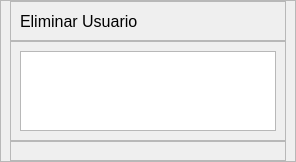
             <widget class="QWidget" name="pageE_Eliminar">
              <layout class="QHBoxLayout" name="horizontalLayout_13">
               <property name="spacing">
                <number>0</number>
               </property>
               <property name="leftMargin">
                <number>0</number>
               </property>
               <property name="topMargin">
                <number>0</number>
               </property>
               <property name="rightMargin">
                <number>0</number>
               </property>
               <property name="bottomMargin">
                <number>0</number>
               </property>
               <item>
                <widget class="QFrame" name="frame_18">
                 <property name="minimumSize">
                  <size>
                   <width>0</width>
                   <height>0</height>
                  </size>
                 </property>
                 <property name="maximumSize">
                  <size>
                   <width>700</width>
                   <height>16777215</height>
                  </size>
                 </property>
                 <property name="frameShape">
                  <enum>QFrame::StyledPanel</enum>
                 </property>
                 <property name="frameShadow">
                  <enum>QFrame::Raised</enum>
                 </property>
                 <layout class="QVBoxLayout" name="verticalLayout_14">
                  <property name="spacing">
                   <number>0</number>
                  </property>
                  <property name="topMargin">
                   <number>0</number>
                  </property>
                  <property name="bottomMargin">
                   <number>0</number>
                  </property>
                  <item>
                   <widget class="QFrame" name="frame_19">
                    <property name="minimumSize">
                     <size>
                      <width>0</width>
                      <height>40</height>
                     </size>
                    </property>
                    <property name="maximumSize">
                     <size>
                      <width>16777215</width>
                      <height>40</height>
                     </size>
                    </property>
                    <property name="frameShape">
                     <enum>QFrame::StyledPanel</enum>
                    </property>
                    <property name="frameShadow">
                     <enum>QFrame::Raised</enum>
                    </property>
                    <layout class="QVBoxLayout" name="verticalLayout_15">
                     <item>
                      <widget class="QLabel" name="label_8">
                       <property name="font">
                        <font>
                         <pointsize>12</pointsize>
                        </font>
                       </property>
                       <property name="text">
                        <string>Eliminar Usuario</string>
                       </property>
                      </widget>
                     </item>
                    </layout>
                   </widget>
                  </item>
                  <item>
                   <widget class="QFrame" name="frame_20">
                    <property name="minimumSize">
                     <size>
                      <width>0</width>
                      <height>100</height>
                     </size>
                    </property>
                    <property name="maximumSize">
                     <size>
                      <width>16777215</width>
                      <height>100</height>
                     </size>
                    </property>
                    <property name="frameShape">
                     <enum>QFrame::StyledPanel</enum>
                    </property>
                    <property name="frameShadow">
                     <enum>QFrame::Raised</enum>
                    </property>
                    <layout class="QHBoxLayout" name="horizontalLayout_22">
                     <item>
                      <widget class="QTextBrowser" name="textBrowser_5"/>
                     </item>
                    </layout>
                   </widget>
                  </item>
                  <item>
                   <widget class="QFrame" name="frame_21">
                    <property name="frameShape">
                     <enum>QFrame::StyledPanel</enum>
                    </property>
                    <property name="frameShadow">
                     <enum>QFrame::Raised</enum>
                    </property>
                    <layout class="QHBoxLayout" name="horizontalLayout_21">
                     <item>
                      <widget class="QFrame" name="frame_29">
                       <property name="maximumSize">
                        <size>
                         <width>600</width>
                         <height>16777215</height>
                        </size>
                       </property>
                       <property name="frameShape">
                        <enum>QFrame::StyledPanel</enum>
                       </property>
                       <property name="frameShadow">
                        <enum>QFrame::Raised</enum>
                       </property>
                       <widget class="QLineEdit" name="inputCodigo_4">
                        <property name="geometry">
                         <rect>
                          <x>140</x>
                          <y>40</y>
                          <width>161</width>
                          <height>31</height>
                         </rect>
                        </property>
                        <property name="font">
                         <font>
                          <pointsize>11</pointsize>
                         </font>
                        </property>
                        <property name="text">
                         <string/>
                        </property>
                       </widget>
                       <widget class="QLabel" name="label_25">
                        <property name="geometry">
                         <rect>
                          <x>30</x>
                          <y>40</y>
                          <width>101</width>
                          <height>31</height>
                         </rect>
                        </property>
                        <property name="font">
                         <font>
                          <pointsize>12</pointsize>
                         </font>
                        </property>
                        <property name="text">
                         <string>Codigo: </string>
                        </property>
                        <property name="alignment">
                         <set>Qt::AlignRight|Qt::AlignTrailing|Qt::AlignVCenter</set>
                        </property>
                       </widget>
                       <widget class="QLabel" name="label_26">
                        <property name="geometry">
                         <rect>
                          <x>20</x>
                          <y>160</y>
                          <width>101</width>
                          <height>31</height>
                         </rect>
                        </property>
                        <property name="font">
                         <font>
                          <pointsize>12</pointsize>
                         </font>
                        </property>
                        <property name="text">
                         <string>Nombre: </string>
                        </property>
                        <property name="alignment">
                         <set>Qt::AlignRight|Qt::AlignTrailing|Qt::AlignVCenter</set>
                        </property>
                       </widget>
                       <widget class="QLabel" name="label_27">
                        <property name="geometry">
                         <rect>
                          <x>20</x>
                          <y>220</y>
                          <width>101</width>
                          <height>31</height>
                         </rect>
                        </property>
                        <property name="font">
                         <font>
                          <pointsize>12</pointsize>
                         </font>
                        </property>
                        <property name="text">
                         <string>Cargo: </string>
                        </property>
                        <property name="alignment">
                         <set>Qt::AlignRight|Qt::AlignTrailing|Qt::AlignVCenter</set>
                        </property>
                       </widget>
                       <widget class="QPushButton" name="btn_insertData_8">
                        <property name="geometry">
                         <rect>
                          <x>370</x>
                          <y>230</y>
                          <width>161</width>
                          <height>31</height>
                         </rect>
                        </property>
                        <property name="font">
                         <font>
                          <pointsize>12</pointsize>
                         </font>
                        </property>
                        <property name="text">
                         <string>Cancelar</string>
                        </property>
                       </widget>
                       <widget class="QPushButton" name="btn_insertData_10">
                        <property name="geometry">
                         <rect>
                          <x>370</x>
                          <y>160</y>
                          <width>161</width>
                          <height>31</height>
                         </rect>
                        </property>
                        <property name="font">
                         <font>
                          <pointsize>12</pointsize>
                         </font>
                        </property>
                        <property name="text">
                         <string>Eliminar</string>
                        </property>
                       </widget>
                       <widget class="Line" name="line_6">
                        <property name="geometry">
                         <rect>
                          <x>330</x>
                          <y>150</y>
                          <width>21</width>
                          <height>121</height>
                         </rect>
                        </property>
                        <property name="orientation">
                         <enum>Qt::Vertical</enum>
                        </property>
                       </widget>
                       <widget class="QPushButton" name="btn_insertData_11">
                        <property name="geometry">
                         <rect>
                          <x>370</x>
                          <y>40</y>
                          <width>161</width>
                          <height>31</height>
                         </rect>
                        </property>
                        <property name="font">
                         <font>
                          <pointsize>12</pointsize>
                         </font>
                        </property>
                        <property name="text">
                         <string>Buscar</string>
                        </property>
                       </widget>
                       <widget class="Line" name="line_8">
                        <property name="geometry">
                         <rect>
                          <x>50</x>
                          <y>110</y>
                          <width>481</width>
                          <height>20</height>
                         </rect>
                        </property>
                        <property name="orientation">
                         <enum>Qt::Horizontal</enum>
                        </property>
                       </widget>
                       <widget class="QLabel" name="label_29">
                        <property name="geometry">
                         <rect>
                          <x>140</x>
                          <y>160</y>
                          <width>161</width>
                          <height>31</height>
                         </rect>
                        </property>
                        <property name="font">
                         <font>
                          <pointsize>12</pointsize>
                         </font>
                        </property>
                        <property name="styleSheet">
                         <string notr="true">background-color: rgb(210, 221, 255);</string>
                        </property>
                        <property name="text">
                         <string>Nombre: </string>
                        </property>
                        <property name="alignment">
                         <set>Qt::AlignLeading|Qt::AlignLeft|Qt::AlignVCenter</set>
                        </property>
                       </widget>
                       <widget class="QLabel" name="label_30">
                        <property name="geometry">
                         <rect>
                          <x>140</x>
                          <y>220</y>
                          <width>161</width>
                          <height>31</height>
                         </rect>
                        </property>
                        <property name="font">
                         <font>
                          <pointsize>12</pointsize>
                         </font>
                        </property>
                        <property name="styleSheet">
                         <string notr="true">background-color: rgb(210, 221, 255);</string>
                        </property>
                        <property name="text">
                         <string>Nombre: </string>
                        </property>
                        <property name="alignment">
                         <set>Qt::AlignLeading|Qt::AlignLeft|Qt::AlignVCenter</set>
                        </property>
                       </widget>
                      </widget>
                     </item>
                    </layout>
                   </widget>
                  </item>
                 </layout>
                </widget>
               </item>
              </layout>
             </widget>
